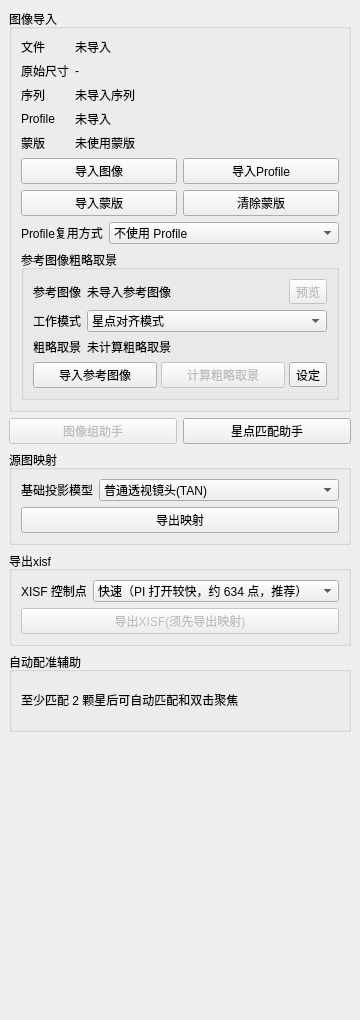
          <widget class="QWidget" name="widgetReferencePickSidePanel">
           <property name="geometry">
            <rect>
             <x>0</x>
             <y>0</y>
             <width>360</width>
             <height>1020</height>
            </rect>
           </property>
           <property name="sizePolicy">
            <sizepolicy hsizetype="Ignored" vsizetype="Preferred">
             <horstretch>0</horstretch>
             <verstretch>0</verstretch>
            </sizepolicy>
           </property>
          <layout class="QVBoxLayout" name="verticalLayoutReferencePickSidePanel">
           <property name="spacing">
            <number>6</number>
           </property>
           <property name="leftMargin">
            <number>9</number>
           </property>
           <property name="topMargin">
            <number>9</number>
           </property>
           <property name="rightMargin">
            <number>9</number>
           </property>
           <property name="bottomMargin">
            <number>9</number>
           </property>
           <item>
            <widget class="QGroupBox" name="groupBoxImportedImage">
             <property name="title">
              <string>图像导入</string>
             </property>
             <layout class="QVBoxLayout" name="verticalLayoutImportedImage">
              <property name="spacing">
               <number>6</number>
              </property>
              <property name="leftMargin">
               <number>9</number>
              </property>
              <property name="topMargin">
               <number>9</number>
              </property>
              <property name="rightMargin">
               <number>9</number>
              </property>
              <property name="bottomMargin">
               <number>9</number>
              </property>
              <item>
               <layout class="QFormLayout" name="formLayoutImportedImage">
                <property name="fieldGrowthPolicy">
                 <enum>QFormLayout::AllNonFixedFieldsGrow</enum>
                </property>
                <property name="rowWrapPolicy">
                 <enum>QFormLayout::DontWrapRows</enum>
                </property>
                <property name="labelAlignment">
                 <set>Qt::AlignLeft|Qt::AlignVCenter</set>
                </property>
                <property name="horizontalSpacing">
                 <number>6</number>
                </property>
                <property name="verticalSpacing">
                 <number>6</number>
                </property>
                <item row="0" column="0">
                 <widget class="QLabel" name="labelImportedImagePathTitle">
                  <property name="text">
                   <string>文件</string>
                  </property>
                 </widget>
                </item>
                <item row="0" column="1">
                 <widget class="QLabel" name="labelImportedImagePath">
                  <property name="sizePolicy">
                   <sizepolicy hsizetype="Expanding" vsizetype="Preferred">
                    <horstretch>0</horstretch>
                    <verstretch>0</verstretch>
                   </sizepolicy>
                  </property>
                  <property name="minimumSize">
                   <size>
                    <width>0</width>
                    <height>0</height>
                   </size>
                  </property>
                  <property name="text">
                   <string>未导入</string>
                  </property>
                  <property name="wordWrap">
                   <bool>false</bool>
                  </property>
                 </widget>
                </item>
                <item row="1" column="0">
                 <widget class="QLabel" name="labelImportedImageSizeTitle">
                  <property name="text">
                   <string>原始尺寸</string>
                  </property>
                 </widget>
                </item>
                <item row="1" column="1">
                 <widget class="QLabel" name="labelImportedImageSize">
                  <property name="text">
                   <string>-</string>
                  </property>
                 </widget>
                </item>
                <item row="2" column="0">
                 <widget class="QLabel" name="labelImageSequenceStatusTitle">
                  <property name="text">
                   <string>序列</string>
                  </property>
                 </widget>
                </item>
                <item row="2" column="1">
                 <widget class="QLabel" name="labelImageSequenceStatus">
                  <property name="sizePolicy">
                   <sizepolicy hsizetype="Expanding" vsizetype="Preferred">
                    <horstretch>0</horstretch>
                    <verstretch>0</verstretch>
                   </sizepolicy>
                  </property>
                  <property name="minimumSize">
                   <size>
                    <width>0</width>
                    <height>0</height>
                   </size>
                  </property>
                  <property name="text">
                   <string>未导入序列</string>
                  </property>
                  <property name="wordWrap">
                   <bool>false</bool>
                  </property>
                 </widget>
                </item>
                <item row="3" column="0">
                 <widget class="QLabel" name="labelImportedCameraProfileTitle">
                  <property name="text">
                   <string>Profile</string>
                  </property>
                 </widget>
                </item>
                <item row="3" column="1">
                 <widget class="QLabel" name="labelImportedCameraProfile">
                  <property name="sizePolicy">
                   <sizepolicy hsizetype="Expanding" vsizetype="Preferred">
                    <horstretch>0</horstretch>
                    <verstretch>0</verstretch>
                   </sizepolicy>
                  </property>
                  <property name="text">
                   <string>未导入</string>
                  </property>
                  <property name="wordWrap">
                   <bool>false</bool>
                  </property>
                 </widget>
                </item>
                <item row="4" column="0">
                 <widget class="QLabel" name="labelSkyMaskStatusTitle">
                  <property name="text">
                   <string>蒙版</string>
                  </property>
                 </widget>
                </item>
                <item row="4" column="1">
                 <widget class="QLabel" name="labelSkyMaskStatus">
                  <property name="sizePolicy">
                   <sizepolicy hsizetype="Expanding" vsizetype="Preferred">
                    <horstretch>0</horstretch>
                    <verstretch>0</verstretch>
                   </sizepolicy>
                  </property>
                  <property name="minimumSize">
                   <size>
                    <width>0</width>
                    <height>0</height>
                   </size>
                  </property>
                  <property name="text">
                   <string>未使用蒙版</string>
                  </property>
                  <property name="wordWrap">
                   <bool>false</bool>
                  </property>
                 </widget>
                </item>
               </layout>
              </item>
              <item>
               <layout class="QHBoxLayout" name="horizontalLayoutImageImportButtons">
                <property name="spacing">
                 <number>6</number>
                </property>
                <item>
                 <widget class="QPushButton" name="pushButtonImportImages">
                  <property name="text">
                   <string>导入图像</string>
                  </property>
                 </widget>
                </item>
                <item>
                 <widget class="QPushButton" name="pushButtonImportCameraProfile">
                  <property name="text">
                   <string>导入Profile</string>
                  </property>
                 </widget>
                </item>
               </layout>
              </item>
              <item>
               <layout class="QHBoxLayout" name="horizontalLayoutSkyMaskButtons">
                <property name="spacing">
                 <number>6</number>
                </property>
                <item>
                 <widget class="QPushButton" name="pushButtonImportSkyMask">
                  <property name="text">
                   <string>导入蒙版</string>
                  </property>
                 </widget>
                </item>
                <item>
                 <widget class="QPushButton" name="pushButtonClearSkyMask">
                  <property name="text">
                   <string>清除蒙版</string>
                  </property>
                 </widget>
                </item>
               </layout>
              </item>
              <item>
               <layout class="QFormLayout" name="formLayoutCameraProfileReuse">
                <property name="fieldGrowthPolicy">
                 <enum>QFormLayout::AllNonFixedFieldsGrow</enum>
                </property>
                <property name="rowWrapPolicy">
                 <enum>QFormLayout::DontWrapRows</enum>
                </property>
                <property name="labelAlignment">
                 <set>Qt::AlignLeft|Qt::AlignVCenter</set>
                </property>
                <property name="horizontalSpacing">
                 <number>6</number>
                </property>
                <property name="verticalSpacing">
                 <number>6</number>
                </property>
                <item row="0" column="0">
                 <widget class="QLabel" name="labelProfileSolveMode">
                  <property name="text">
                   <string>Profile复用方式</string>
                  </property>
                 </widget>
                </item>
                <item row="0" column="1">
                 <widget class="QComboBox" name="comboBoxProfileSolveMode">
                  <item>
                   <property name="text">
                    <string>不使用 Profile</string>
                   </property>
                  </item>
                  <item>
                   <property name="text">
                    <string>Profile 求解 Pose</string>
                   </property>
                  </item>
                  <item>
                   <property name="text">
                    <string>Profile 求解 Pose + 局部残差</string>
                   </property>
                  </item>
                 </widget>
                </item>
               </layout>
              </item>
              <item>
               <widget class="QGroupBox" name="groupBoxAdjacentImageFraming">
                <property name="title">
                 <string>参考图像粗略取景</string>
                </property>
                <layout class="QVBoxLayout" name="verticalLayoutAdjacentImageFraming">
                 <property name="spacing">
                  <number>6</number>
                 </property>
                 <property name="leftMargin">
                  <number>9</number>
                 </property>
                 <property name="topMargin">
                  <number>9</number>
                 </property>
                 <property name="rightMargin">
                  <number>9</number>
                 </property>
                 <property name="bottomMargin">
                  <number>9</number>
                 </property>
                 <item>
                  <layout class="QFormLayout" name="formLayoutAdjacentImageFraming">
                   <property name="fieldGrowthPolicy">
                    <enum>QFormLayout::AllNonFixedFieldsGrow</enum>
                   </property>
                   <property name="rowWrapPolicy">
                    <enum>QFormLayout::DontWrapRows</enum>
                   </property>
                   <property name="labelAlignment">
                    <set>Qt::AlignLeft|Qt::AlignVCenter</set>
                   </property>
                   <property name="horizontalSpacing">
                    <number>6</number>
                   </property>
                   <property name="verticalSpacing">
                    <number>6</number>
                   </property>
                   <item row="0" column="0">
                    <widget class="QLabel" name="labelAdjacentImageModelTitle">
                     <property name="text">
                      <string>参考图像</string>
                     </property>
                     <property name="alignment">
                      <set>Qt::AlignLeading|Qt::AlignLeft|Qt::AlignVCenter</set>
                     </property>
                    </widget>
                   </item>
                   <item row="0" column="1">
                    <layout class="QHBoxLayout" name="horizontalLayoutAdjacentImageInfo">
                     <property name="spacing">
                      <number>6</number>
                     </property>
                     <item>
                      <widget class="QLabel" name="labelAdjacentImageModel">
                       <property name="sizePolicy">
                        <sizepolicy hsizetype="Expanding" vsizetype="Preferred">
                         <horstretch>1</horstretch>
                         <verstretch>0</verstretch>
                        </sizepolicy>
                       </property>
                       <property name="text">
                        <string>未导入参考图像</string>
                       </property>
                       <property name="wordWrap">
                        <bool>false</bool>
                       </property>
                       <property name="alignment">
                        <set>Qt::AlignLeading|Qt::AlignLeft|Qt::AlignVCenter</set>
                       </property>
                      </widget>
                     </item>
                     <item alignment="Qt::AlignVCenter">
                      <widget class="QToolButton" name="pushButtonPreviewAdjacentImage">
                       <property name="enabled">
                        <bool>false</bool>
                       </property>
                       <property name="text">
                        <string>预览</string>
                       </property>
                       <property name="toolButtonStyle">
                        <enum>Qt::ToolButtonTextOnly</enum>
                       </property>
                      </widget>
                     </item>
                    </layout>
                   </item>
                   <item row="1" column="0">
                    <widget class="QLabel" name="labelAdjacentAlignmentMode">
                     <property name="text">
                      <string>工作模式</string>
                     </property>
                     <property name="alignment">
                      <set>Qt::AlignLeading|Qt::AlignLeft|Qt::AlignVCenter</set>
                     </property>
                    </widget>
                   </item>
                   <item row="1" column="1">
                    <widget class="QComboBox" name="comboBoxAdjacentAlignmentMode">
                     <item>
                      <property name="text">
                       <string>星点对齐模式</string>
                      </property>
                     </item>
                     <item>
                      <property name="text">
                       <string>地景对齐模式</string>
                      </property>
                     </item>
                    </widget>
                   </item>
                   <item row="2" column="0">
                    <widget class="QLabel" name="labelAdjacentFramingStatusTitle">
                     <property name="text">
                      <string>粗略取景</string>
                     </property>
                     <property name="alignment">
                      <set>Qt::AlignLeading|Qt::AlignLeft|Qt::AlignVCenter</set>
                     </property>
                    </widget>
                   </item>
                   <item row="2" column="1">
                    <widget class="QLabel" name="labelAdjacentFramingStatus">
                     <property name="sizePolicy">
                      <sizepolicy hsizetype="Expanding" vsizetype="Preferred">
                       <horstretch>0</horstretch>
                       <verstretch>0</verstretch>
                      </sizepolicy>
                     </property>
                     <property name="text">
                      <string>未计算粗略取景</string>
                     </property>
                     <property name="wordWrap">
                      <bool>false</bool>
                     </property>
                     <property name="alignment">
                      <set>Qt::AlignLeading|Qt::AlignLeft|Qt::AlignVCenter</set>
                     </property>
                    </widget>
                   </item>
                  </layout>
                 </item>
                 <item>
                  <layout class="QHBoxLayout" name="horizontalLayoutAdjacentImageFramingButtons">
                   <property name="spacing">
                    <number>4</number>
                   </property>
                   <item>
                    <widget class="QPushButton" name="pushButtonImportAdjacentImage">
                     <property name="minimumSize">
                      <size>
                       <width>110</width>
                       <height>0</height>
                      </size>
                     </property>
                     <property name="text">
                      <string>导入参考图像</string>
                     </property>
                    </widget>
                   </item>
                   <item>
                    <widget class="QPushButton" name="pushButtonCalculateAdjacentFraming">
                     <property name="minimumSize">
                      <size>
                       <width>110</width>
                       <height>0</height>
                      </size>
                     </property>
                     <property name="enabled">
                      <bool>false</bool>
                     </property>
                     <property name="toolTip">
                      <string>计算后可再次点击，清除粗略取景并解除模拟星空视角同步</string>
                     </property>
                     <property name="accessibleName">
                      <string>计算或重置粗略取景</string>
                     </property>
                     <property name="text">
                      <string>计算粗略取景</string>
                     </property>
                    </widget>
                   </item>
                   <item>
                    <widget class="QToolButton" name="toolButtonAdjacentAlignmentSettings">
                     <property name="toolTip">
                      <string>调整当前工作模式的粗略取景参数</string>
                     </property>
                     <property name="accessibleName">
                      <string>粗略取景参数设置</string>
                     </property>
                     <property name="text">
                      <string>设定</string>
                     </property>
                    </widget>
                   </item>
                  </layout>
                 </item>
                </layout>
               </widget>
              </item>
             </layout>
           </widget>
           </item>
           <item>
            <layout class="QHBoxLayout" name="horizontalLayoutMatchingAssistants">
             <property name="spacing">
              <number>6</number>
             </property>
             <item>
              <widget class="QPushButton" name="pushButtonOpenImageGroupAssistant">
               <property name="enabled">
                <bool>false</bool>
               </property>
               <property name="text">
                <string>图像组助手</string>
               </property>
               <property name="toolTip">
                <string>打开多图像匹配进度列表</string>
               </property>
              </widget>
             </item>
             <item>
              <widget class="QPushButton" name="pushButtonOpenStarPairAssistant">
               <property name="text">
                <string>星点匹配助手</string>
               </property>
               <property name="toolTip">
                <string>打开参考星匹配列表与自动扩展匹配工具</string>
               </property>
              </widget>
             </item>
            </layout>
           </item>
           <item>
            <widget class="QGroupBox" name="groupBoxAstrometricModel">
            <property name="title">
             <string>源图映射</string>
            </property>
            <layout class="QVBoxLayout" name="verticalLayoutAstrometricModel">
              <item>
               <layout class="QFormLayout" name="formLayoutSourceModel">
                <property name="fieldGrowthPolicy">
                 <enum>QFormLayout::AllNonFixedFieldsGrow</enum>
                </property>
                <property name="labelAlignment">
                 <set>Qt::AlignLeft|Qt::AlignVCenter</set>
                </property>
                <item row="0" column="0">
                 <widget class="QLabel" name="labelSkyAlignmentModel">
                  <property name="text">
                   <string>基础投影模型</string>
                  </property>
                 </widget>
                </item>
                <item row="0" column="1">
                 <widget class="QComboBox" name="comboBoxSkyAlignmentModel">
                  <property name="currentIndex">
                   <number>1</number>
                  </property>
                  <item>
                   <property name="text">
                    <string>普适锚点插值</string>
                   </property>
                  </item>
                  <item>
                   <property name="text">
                    <string>普通透视镜头(TAN)</string>
                   </property>
                  </item>
                  <item>
                   <property name="text">
                    <string>等距鱼眼(ARC)</string>
                   </property>
                  </item>
                  <item>
                   <property name="text">
                    <string>等立体角鱼眼(ZEA)</string>
                   </property>
                  </item>
                  <item>
                   <property name="text">
                    <string>立体投影(STG)</string>
                   </property>
                  </item>
                  <item>
                   <property name="text">
                    <string>墨卡托(MER)</string>
                   </property>
                  </item>
                  <item>
                   <property name="text">
                    <string>等距圆柱(CAR)</string>
                   </property>
                  </item>
                 </widget>
                </item>
               </layout>
              </item>
              <item>
               <layout class="QHBoxLayout" name="horizontalLayoutSourceModelButtons">
                <item>
                 <widget class="QPushButton" name="pushButtonExportSourceModel">
                  <property name="text">
                   <string>导出映射</string>
                  </property>
                 </widget>
                </item>
               </layout>
              </item>
             </layout>
            </widget>
           </item>
           <item>
            <widget class="QGroupBox" name="groupBoxXisfExport">
             <property name="title">
              <string>导出xisf</string>
             </property>
             <layout class="QVBoxLayout" name="verticalLayoutXisfExport">
              <item>
               <layout class="QFormLayout" name="formLayoutXisfExport">
                <property name="fieldGrowthPolicy">
                 <enum>QFormLayout::AllNonFixedFieldsGrow</enum>
                </property>
                <property name="labelAlignment">
                 <set>Qt::AlignLeft|Qt::AlignVCenter</set>
                </property>
                <item row="0" column="0">
                 <widget class="QLabel" name="labelXisfControlPointMode">
                  <property name="text">
                   <string>XISF 控制点</string>
                  </property>
                 </widget>
                </item>
                <item row="0" column="1">
                 <widget class="QComboBox" name="comboBoxXisfControlPointMode">
                  <property name="toolTip">
                   <string>以下快慢均指在 PixInsight 中打开 XISF 的耗时，不是本程序导出处理时间</string>
                  </property>
                  <item>
                   <property name="text">
                    <string>快速（PI 打开较快，约 634 点，推荐）</string>
                   </property>
                  </item>
                  <item>
                   <property name="text">
                    <string>精简（PI 打开最快，约 298 点）</string>
                   </property>
                  </item>
                  <item>
                   <property name="text">
                    <string>高精度（PI 打开较慢，约 2034 点）</string>
                   </property>
                  </item>
                 </widget>
                </item>
               </layout>
              </item>
              <item>
               <widget class="QPushButton" name="pushButtonExportXisf">
                <property name="enabled">
                 <bool>false</bool>
                </property>
                <property name="toolTip">
                 <string>请先导出当前源图映射，再导出 XISF</string>
                </property>
                <property name="text">
                 <string>导出XISF(须先导出映射)</string>
                </property>
               </widget>
              </item>
             </layout>
            </widget>
           </item>
           <item>
           <widget class="QGroupBox" name="groupBoxReferenceAlignment">
             <property name="title">
              <string>自动配准辅助</string>
             </property>
             <property name="minimumSize">
              <size>
               <width>0</width>
               <height>80</height>
              </size>
             </property>
             <property name="maximumSize">
              <size>
               <width>16777215</width>
               <height>80</height>
              </size>
             </property>
             <layout class="QVBoxLayout" name="verticalLayoutReferenceAlignment">
              <item>
               <widget class="QLabel" name="labelAlignmentTransformStatus">
                <property name="sizePolicy">
                 <sizepolicy hsizetype="Expanding" vsizetype="Preferred">
                  <horstretch>0</horstretch>
                  <verstretch>0</verstretch>
                 </sizepolicy>
                </property>
                <property name="minimumSize">
                 <size>
                  <width>0</width>
                  <height>34</height>
                 </size>
                </property>
                <property name="maximumSize">
                 <size>
                  <width>16777215</width>
                  <height>34</height>
                 </size>
                </property>
                <property name="text">
                 <string>至少匹配 2 颗星后可自动匹配和双击聚焦</string>
                </property>
                <property name="wordWrap">
                 <bool>false</bool>
                </property>
               </widget>
              </item>
             </layout>
            </widget>
           </item>
           <item>
            <spacer name="verticalSpacerReferencePickSidePanel">
             <property name="orientation">
              <enum>Qt::Vertical</enum>
             </property>
             <property name="sizeHint" stdset="0">
              <size>
               <width>20</width>
               <height>40</height>
              </size>
             </property>
           </spacer>
           </item>
          </layout>
         </widget>
